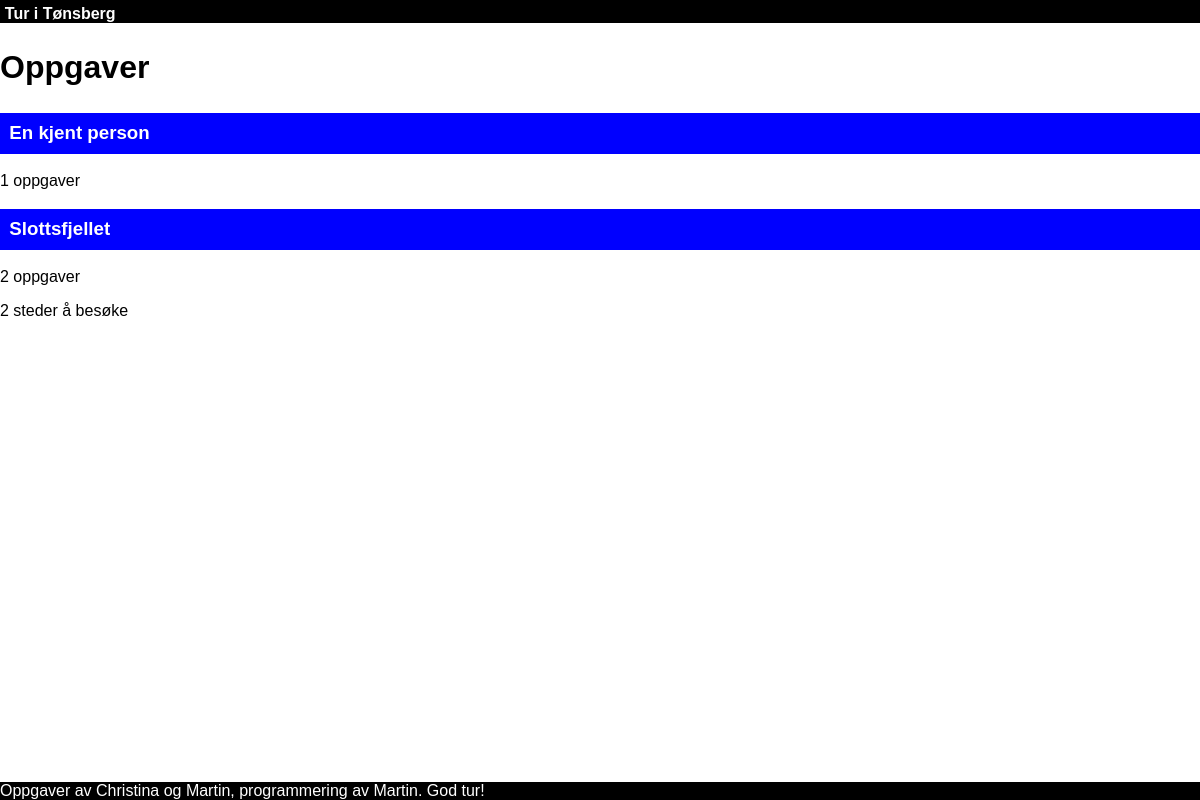
/location/, run on the app's committed database.
### rebus/models.py (models this page shows, shortened)
class Location(models.Model):
    title = models.CharField(
            max_length = 50,
        )
    hidden_title = models.CharField(
            max_length = 50
        )
    description = RichTextUploadingField()
    def get_title(self):
        return self.title
    def get_problem_count(self):
        return self.geoproblem_set.count() + self.knowledgetextproblem_set.count() + self.knowledgenumberproblem_set.count()

### rebus/views.py (the view)
# urls.py: path('location/', LocationListView.as_view(), name='location-list'),
class LocationListView(ListView):
    model = Location

### rebus/templates/rebus/location_list.html (shortened to what this page needs)
{% extends "base_generic.html" %}
{% block content %}
<h2>Oppgaver</h2>
{% if location_list %}
    {% for location in location_list %}
    <div class="location">
        <h3><a href="{% url 'location-detail' location.pk %}">{{ location.get_title }}</a></h3>
        <p class="problemcount">{{ location.get_problem_count }} oppgaver</p>
    </div>
    {% endfor %}
    {{ location_list|length }} steder å besøke
{% endif %}
{% endblock %}

### rebus/static/rebus/style.css (style rules this page uses)
html, body { margin: 0; padding: 0; font-family: sans-serif; height: 100%; }
#mainmatter h2 { font-size: xx-large; }
#mainmatter h3 { display: block; background-color: blue; color: white; padding: .5em; }
#mainmatter h3 a { display: inline-block; width: 100%; height: 100%; color: white; text-decoration: none; }

### data on the page
Location: get_title "En kjent person", get_problem_count "1"
Location: get_title "Slottsfjellet", get_problem_count "2"

### other printed values
{{ location_list|length }} "2"
